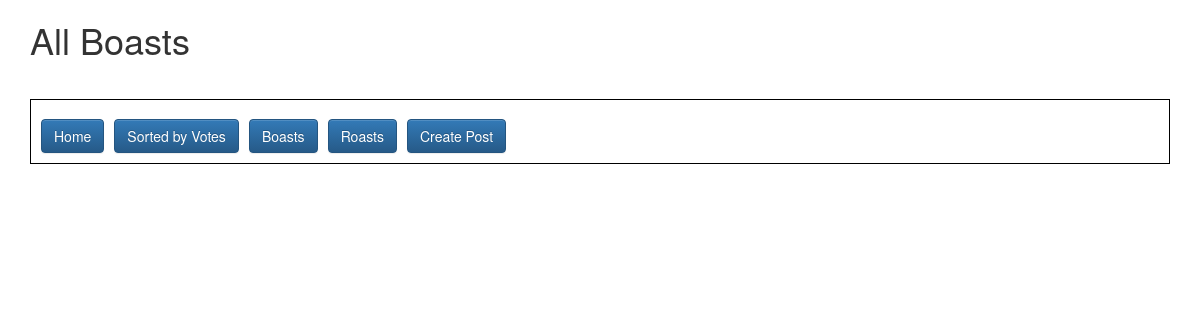
The app's page /boasts/, older data.
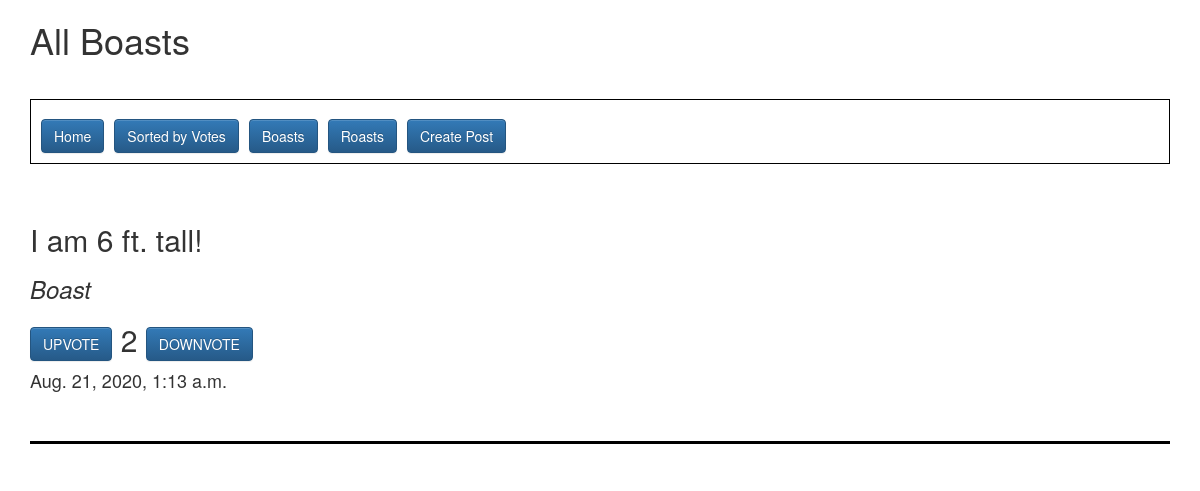
The same page, newer data.
### homepage/models.py (models this page shows, shortened)
class BoastsRoasts(models.Model):
    boasts = models.BooleanField(default=True)
    post_text = models.CharField(max_length=240)
    up_votes = models.IntegerField(default=0)
    down_votes = models.IntegerField(default=0)
    submission_time = models.DateTimeField(default=timezone.now)

### homepage/views.py (the view)
# urls.py: path('boasts/', boasts, name="boasts"),
def boasts(request):
    all_boasts = BoastsRoasts.objects.filter(
        boasts=True).order_by("submission_time").reverse()
    vote_count = 10
    return render(request, "boasts.html", {"boasts": all_boasts, "votes": vote_count})

### templates/boasts.html (shortened to what this page needs)
<link rel="stylesheet" href="https://maxcdn.bootstrapcdn.com/bootstrap/3.3.7/css/bootstrap.min.css">
<link rel="stylesheet" href="https://maxcdn.bootstrapcdn.com/bootstrap/3.3.7/css/bootstrap-theme.min.css">
<div class="container">
    <h1>All Boasts
    <br>
    <br>
    <div align="left" style="border: 1px solid #000; padding:10px;">
        <a href="/" class="btn btn-primary">Home</a>&nbsp;<a href="/sortedposts/" class="btn btn-primary">Sorted by Votes</a>&nbsp;<a href="/boasts/" class="btn btn-primary">Boasts</a>&nbsp;<a href="/roasts/" class="btn btn-primary">Roasts</a>&nbsp;<a href="/addpost/" class="btn btn-primary">Create Post</a>
    </div>
    <br>
    {% for post in boasts %}
    <h2>
        {{ post.post_text }}
    </h2>
    <h3><em>Boast</em></h3>
    <h2>
        <a href="/upvote/{{ post.id }}" class="btn btn-primary">UPVOTE</a>&nbsp;{{ post.up_votes|add:post.down_votes}}&nbsp;<a href="/downvote/{{ post.id }}" class="btn btn-primary">DOWNVOTE</a>
    </h2>
    <h4>
        {{ post.submission_time }}
    </h4>
    <br>
    <hr style="border-top: 3px solid #000;">
    {% endfor %}
</div>

Row changes from the older to the newer data that the page shows:
added BoastsRoasts: post_text "I am 6 ft. tall!", up_votes|add "2", submission_time "Aug. 21, 2020, 1:13 a.m."
